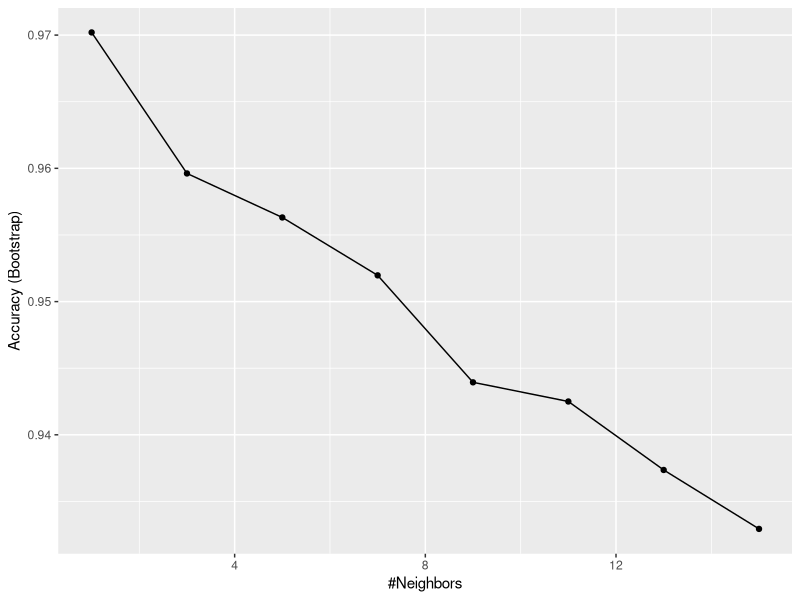
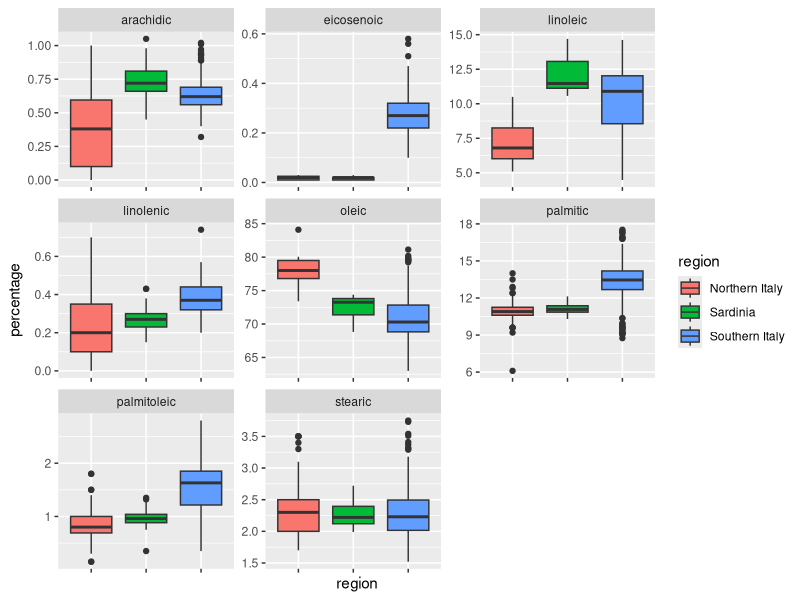
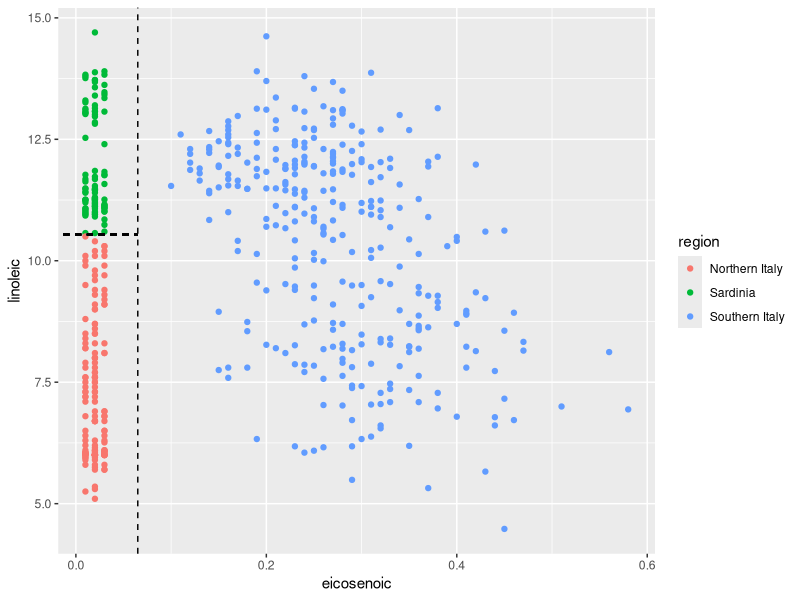
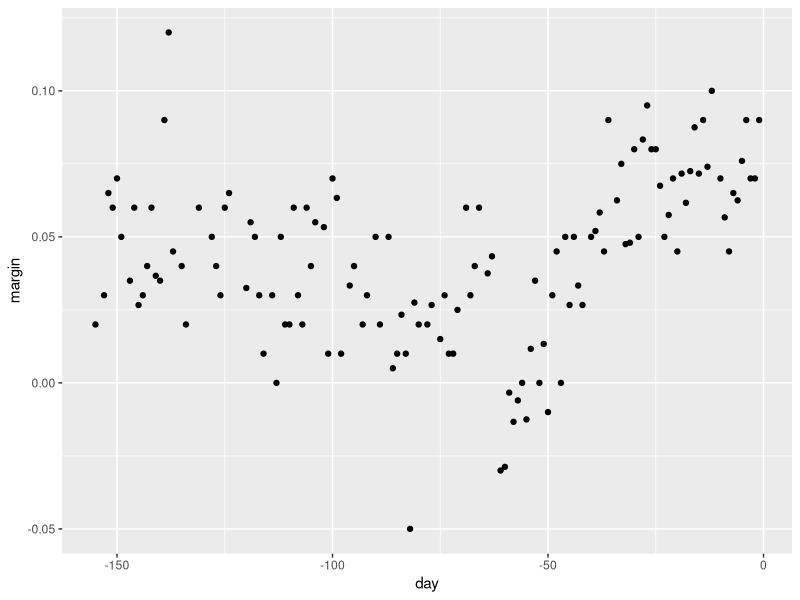
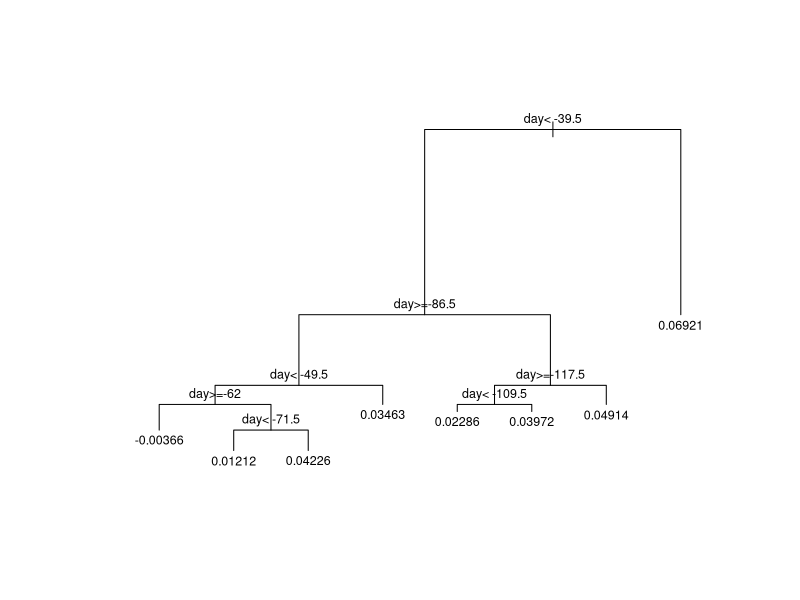
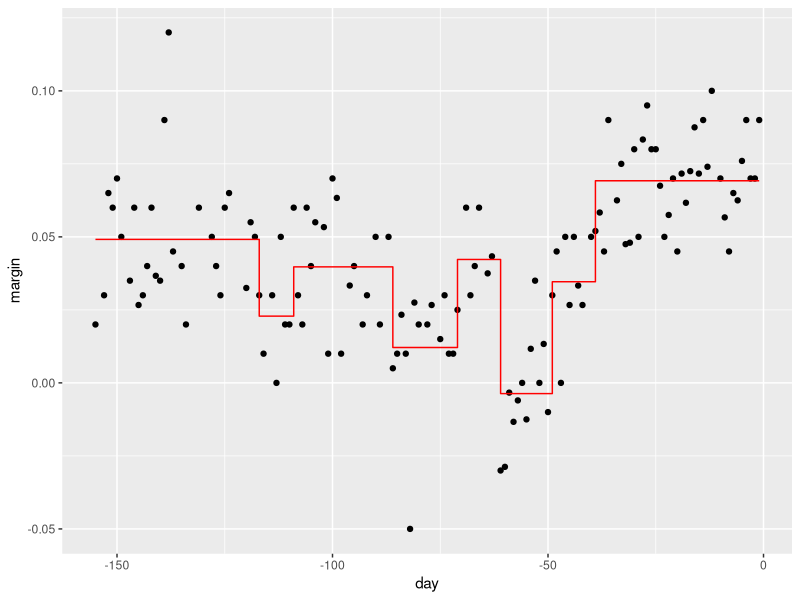
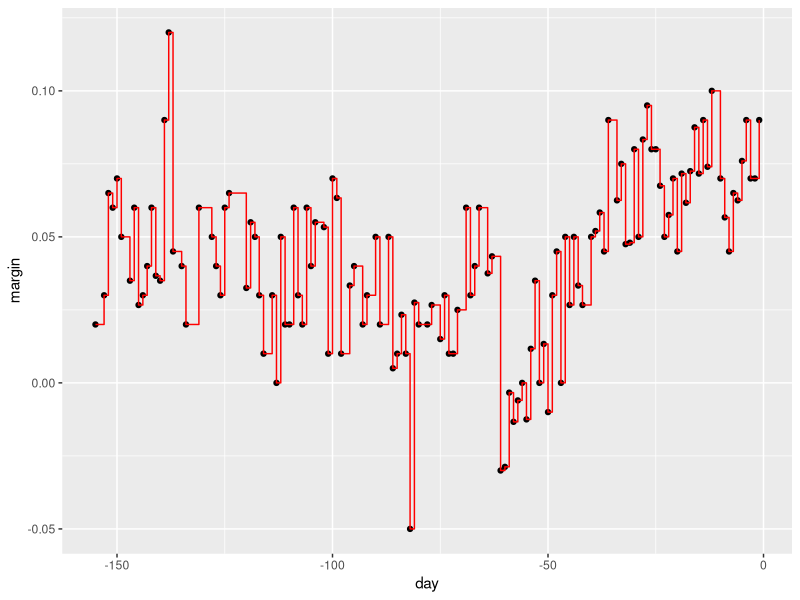
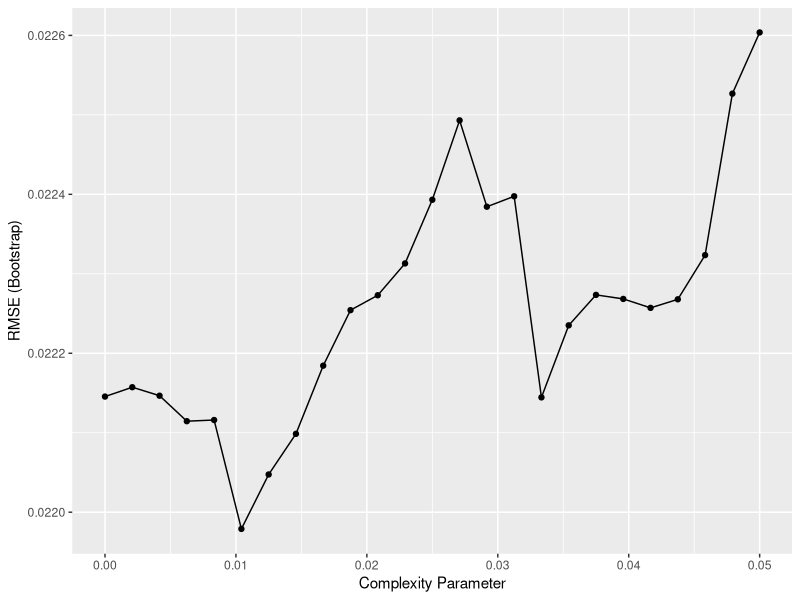

Here is the R script that generated these plots, in order:
# Load data
library(tidyverse)
library(dslabs)
data("olive")
olive %>% as_tibble()
table(olive$region)
olive <- select(olive, -area)

# Predict region using KNN
library(caret)
fit <- train(region ~ .,  method = "knn", 
             tuneGrid = data.frame(k = seq(1, 15, 2)), 
             data = olive)
ggplot(fit)

# Plot distribution of each predictor stratified by region
olive %>% gather(fatty_acid, percentage, -region) %>%
  ggplot(aes(region, percentage, fill = region)) +
  geom_boxplot() +
  facet_wrap(~fatty_acid, scales = "free") +
  theme(axis.text.x = element_blank())

# plot values for eicosenoic and linoleic
p <- olive %>% 
  ggplot(aes(eicosenoic, linoleic, color = region)) + 
  geom_point()
p + geom_vline(xintercept = 0.065, lty = 2) + 
  geom_segment(x = -0.2, y = 10.54, xend = 0.065, yend = 10.54, color = "black", lty = 2)

# load data for regression tree
data("polls_2008")
qplot(day, margin, data = polls_2008)

library(rpart)
fit <- rpart(margin ~ ., data = polls_2008)

# visualize the splits 
plot(fit, margin = 0.1)
text(fit, cex = 0.75)
polls_2008 %>% 
  mutate(y_hat = predict(fit)) %>% 
  ggplot() +
  geom_point(aes(day, margin)) +
  geom_step(aes(day, y_hat), col="red")

# change parameters
fit <- rpart(margin ~ ., data = polls_2008, control = rpart.control(cp = 0, minsplit = 2))
polls_2008 %>% 
  mutate(y_hat = predict(fit)) %>% 
  ggplot() +
  geom_point(aes(day, margin)) +
  geom_step(aes(day, y_hat), col="red")

# use cross validation to choose cp
library(caret)
train_rpart <- train(margin ~ ., method = "rpart", tuneGrid = data.frame(cp = seq(0, 0.05, len = 25)), data = polls_2008)
ggplot(train_rpart)

# access the final model and plot it
plot(train_rpart$finalModel, margin = 0.1)
text(train_rpart$finalModel, cex = 0.75)
polls_2008 %>% 
  mutate(y_hat = predict(train_rpart)) %>% 
  ggplot() +
  geom_point(aes(day, margin)) +
  geom_step(aes(day, y_hat), col="red")

# prune the tree 
pruned_fit <- prune(fit, cp = 0.01)
